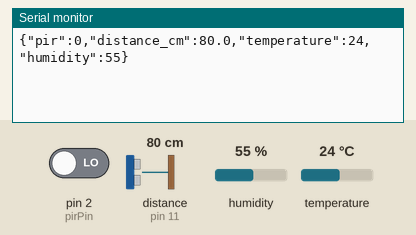
Bench run of a sketch on a simulated Arduino Uno, built with avr-gcc and run on an emulated ATmega328P. Parts: the last lines printed to the serial monitor. Wiring (inferred from the names in the program): ultrasonic range finder: trigger pin 12; echo pin 11. The test bench sets the inputs (shaded band); at power-on: distance to the obstacle (sensor on pin 11) 80 cm, humidity 55 %, pin 2 (pirPin) LOW, temperature 24 °C. The echo pulse lasts 58.3 µs per cm.

Above: at 3.3 s.
3.4 s: distance to the obstacle (sensor on pin 11) set to 2 cm
4.9 s: humidity set to 22 %
At 5.4 s:
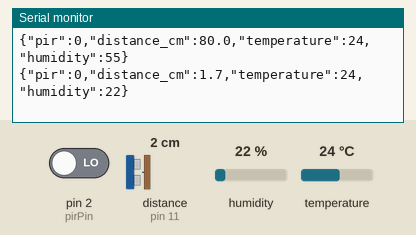
6.4 s: pin 2 (pirPin) driven HIGH
At 7.8 s:
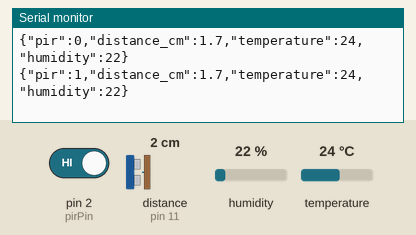
7.9 s: temperature set to 12 °C
9.4 s: distance to the obstacle (sensor on pin 11) set to 4 cm
At 10.4 s:
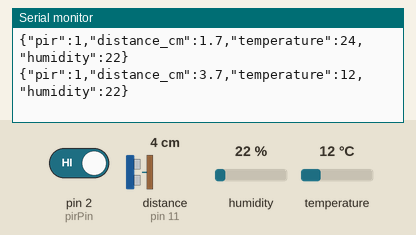
10.9 s: pin 2 (pirPin) driven LOW
At 13.2 s:
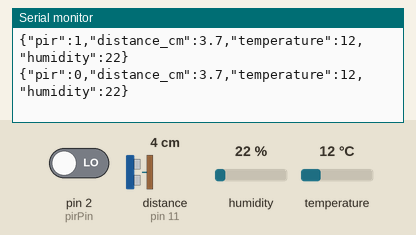
Timing chart, 0 to 13.4 s (numbered marks = the images above; inputs shaded):
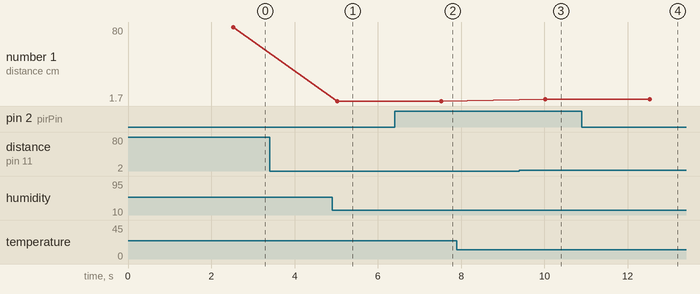

The sketch:

Embedded_IoT_Monitor.ino
```cpp
#include <SimpleDHT.h>

// Embedded Linux IoT Monitoring System
// Arduino UNO R3

// Sensor pins
const int pirPin = 2;
const int dhtPin = 3;
const int trigPin = 12;
const int echoPin = 11;

// DHT11 sensor
SimpleDHT11 dht11(dhtPin);

// Measurement interval
const unsigned long interval = 2500;
unsigned long lastMeasurement = 0;

void setup() {

  Serial.begin(9600);

  pinMode(pirPin, INPUT);
  pinMode(trigPin, OUTPUT);
  pinMode(echoPin, INPUT);

  digitalWrite(trigPin, LOW);
}

void loop() {

  if (millis() - lastMeasurement >= interval) {

    lastMeasurement = millis();

    // PIR motion detection
    int motion = digitalRead(pirPin);

    // Ultrasonic distance measurement
    digitalWrite(trigPin, LOW);
    delayMicroseconds(2);

    digitalWrite(trigPin, HIGH);
    delayMicroseconds(10);
    digitalWrite(trigPin, LOW);

    unsigned long duration =
        pulseIn(echoPin, HIGH, 30000UL);

    // Temperature and humidity
    byte temperature = 0;
    byte humidity = 0;

    int result = dht11.read(
      &temperature,
      &humidity,
      NULL
    );

    // Transmit JSON to Linux
    Serial.print("{\"pir\":");
    Serial.print(motion);

    Serial.print(",\"distance_cm\":");

    if (duration > 0) {
      float distance = duration * 0.0343 / 2.0;
      Serial.print(distance, 1);
    } else {
      Serial.print("null");
    }

    Serial.print(",\"temperature\":");

    if (result == SimpleDHTErrSuccess) {
      Serial.print((int)temperature);
    } else {
      Serial.print("null");
    }

    Serial.print(",\"humidity\":");

    if (result == SimpleDHTErrSuccess) {
      Serial.print((int)humidity);
    } else {
      Serial.print("null");
    }

    Serial.println("}");
  }
}
```

Measured:
- after the input at 4.9 s, the serial monitor: prints a new line after 0.12 s (image 1)
- after the input at 6.4 s, the serial monitor: prints a new line after 1.1 s (image 2)
- after the input at 9.4 s, the serial monitor: prints a new line after 0.62 s (image 3)
- after the input at 10.9 s, the serial monitor: prints a new line after 1.6 s (image 4)
- plotted number 1: 1.7 → 3.7 after the input at 9.4 s
